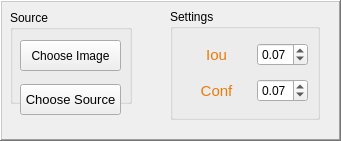
        <widget class="QFrame" name="frame_2">
         <property name="geometry">
          <rect>
           <x>1310</x>
           <y>60</y>
           <width>341</width>
           <height>141</height>
          </rect>
         </property>
         <property name="styleSheet">
          <string notr="true"/>
         </property>
         <property name="frameShape">
          <enum>QFrame::Shape::WinPanel</enum>
         </property>
         <property name="frameShadow">
          <enum>QFrame::Shadow::Raised</enum>
         </property>
         <widget class="QGroupBox" name="init_tables_2">
          <property name="geometry">
           <rect>
            <x>170</x>
            <y>9</y>
            <width>150</width>
            <height>111</height>
           </rect>
          </property>
          <property name="styleSheet">
           <string notr="true"/>
          </property>
          <property name="title">
           <string>Settings</string>
          </property>
          <property name="flat">
           <bool>true</bool>
          </property>
          <layout class="QGridLayout" name="gridLayout">
           <item row="1" column="0">
            <widget class="QPushButton" name="save_annonations_2">
             <property name="enabled">
              <bool>false</bool>
             </property>
             <property name="palette">
              <palette>
               <active>
                <colorrole role="WindowText">
                 <brush brushstyle="SolidPattern">
                  <color alpha="255">
                   <red>235</red>
                   <green>122</green>
                   <blue>9</blue>
                  </color>
                 </brush>
                </colorrole>
                <colorrole role="Button">
                 <brush brushstyle="SolidPattern">
                  <color alpha="255">
                   <red>208</red>
                   <green>212</green>
                   <blue>217</blue>
                  </color>
                 </brush>
                </colorrole>
                <colorrole role="Text">
                 <brush brushstyle="SolidPattern">
                  <color alpha="255">
                   <red>235</red>
                   <green>122</green>
                   <blue>9</blue>
                  </color>
                 </brush>
                </colorrole>
                <colorrole role="ButtonText">
                 <brush brushstyle="SolidPattern">
                  <color alpha="255">
                   <red>235</red>
                   <green>122</green>
                   <blue>9</blue>
                  </color>
                 </brush>
                </colorrole>
                <colorrole role="Base">
                 <brush brushstyle="SolidPattern">
                  <color alpha="255">
                   <red>208</red>
                   <green>212</green>
                   <blue>217</blue>
                  </color>
                 </brush>
                </colorrole>
                <colorrole role="Window">
                 <brush brushstyle="SolidPattern">
                  <color alpha="255">
                   <red>208</red>
                   <green>212</green>
                   <blue>217</blue>
                  </color>
                 </brush>
                </colorrole>
                <colorrole role="Highlight">
                 <brush brushstyle="SolidPattern">
                  <color alpha="255">
                   <red>255</red>
                   <green>119</green>
                   <blue>0</blue>
                  </color>
                 </brush>
                </colorrole>
                <colorrole role="HighlightedText">
                 <brush brushstyle="SolidPattern">
                  <color alpha="255">
                   <red>235</red>
                   <green>122</green>
                   <blue>9</blue>
                  </color>
                 </brush>
                </colorrole>
                <colorrole role="PlaceholderText">
                 <brush brushstyle="SolidPattern">
                  <color alpha="128">
                   <red>235</red>
                   <green>122</green>
                   <blue>9</blue>
                  </color>
                 </brush>
                </colorrole>
               </active>
               <inactive>
                <colorrole role="WindowText">
                 <brush brushstyle="SolidPattern">
                  <color alpha="255">
                   <red>235</red>
                   <green>122</green>
                   <blue>9</blue>
                  </color>
                 </brush>
                </colorrole>
                <colorrole role="Button">
                 <brush brushstyle="SolidPattern">
                  <color alpha="255">
                   <red>208</red>
                   <green>212</green>
                   <blue>217</blue>
                  </color>
                 </brush>
                </colorrole>
                <colorrole role="Text">
                 <brush brushstyle="SolidPattern">
                  <color alpha="255">
                   <red>235</red>
                   <green>122</green>
                   <blue>9</blue>
                  </color>
                 </brush>
                </colorrole>
                <colorrole role="ButtonText">
                 <brush brushstyle="SolidPattern">
                  <color alpha="255">
                   <red>235</red>
                   <green>122</green>
                   <blue>9</blue>
                  </color>
                 </brush>
                </colorrole>
                <colorrole role="Base">
                 <brush brushstyle="SolidPattern">
                  <color alpha="255">
                   <red>208</red>
                   <green>212</green>
                   <blue>217</blue>
                  </color>
                 </brush>
                </colorrole>
                <colorrole role="Window">
                 <brush brushstyle="SolidPattern">
                  <color alpha="255">
                   <red>208</red>
                   <green>212</green>
                   <blue>217</blue>
                  </color>
                 </brush>
                </colorrole>
                <colorrole role="Highlight">
                 <brush brushstyle="SolidPattern">
                  <color alpha="255">
                   <red>255</red>
                   <green>119</green>
                   <blue>0</blue>
                  </color>
                 </brush>
                </colorrole>
                <colorrole role="HighlightedText">
                 <brush brushstyle="SolidPattern">
                  <color alpha="255">
                   <red>235</red>
                   <green>122</green>
                   <blue>9</blue>
                  </color>
                 </brush>
                </colorrole>
                <colorrole role="PlaceholderText">
                 <brush brushstyle="SolidPattern">
                  <color alpha="128">
                   <red>235</red>
                   <green>122</green>
                   <blue>9</blue>
                  </color>
                 </brush>
                </colorrole>
               </inactive>
               <disabled>
                <colorrole role="WindowText">
                 <brush brushstyle="SolidPattern">
                  <color alpha="255">
                   <red>235</red>
                   <green>122</green>
                   <blue>9</blue>
                  </color>
                 </brush>
                </colorrole>
                <colorrole role="Button">
                 <brush brushstyle="SolidPattern">
                  <color alpha="255">
                   <red>208</red>
                   <green>212</green>
                   <blue>217</blue>
                  </color>
                 </brush>
                </colorrole>
                <colorrole role="Text">
                 <brush brushstyle="SolidPattern">
                  <color alpha="255">
                   <red>235</red>
                   <green>122</green>
                   <blue>9</blue>
                  </color>
                 </brush>
                </colorrole>
                <colorrole role="ButtonText">
                 <brush brushstyle="SolidPattern">
                  <color alpha="255">
                   <red>235</red>
                   <green>122</green>
                   <blue>9</blue>
                  </color>
                 </brush>
                </colorrole>
                <colorrole role="Base">
                 <brush brushstyle="SolidPattern">
                  <color alpha="255">
                   <red>208</red>
                   <green>212</green>
                   <blue>217</blue>
                  </color>
                 </brush>
                </colorrole>
                <colorrole role="Window">
                 <brush brushstyle="SolidPattern">
                  <color alpha="255">
                   <red>208</red>
                   <green>212</green>
                   <blue>217</blue>
                  </color>
                 </brush>
                </colorrole>
                <colorrole role="Highlight">
                 <brush brushstyle="SolidPattern">
                  <color alpha="255">
                   <red>255</red>
                   <green>119</green>
                   <blue>0</blue>
                  </color>
                 </brush>
                </colorrole>
                <colorrole role="HighlightedText">
                 <brush brushstyle="SolidPattern">
                  <color alpha="255">
                   <red>235</red>
                   <green>122</green>
                   <blue>9</blue>
                  </color>
                 </brush>
                </colorrole>
                <colorrole role="PlaceholderText">
                 <brush brushstyle="SolidPattern">
                  <color alpha="128">
                   <red>235</red>
                   <green>122</green>
                   <blue>9</blue>
                  </color>
                 </brush>
                </colorrole>
               </disabled>
              </palette>
             </property>
             <property name="font">
              <font>
               <family>Segoe UI</family>
               <pointsize>11</pointsize>
               <italic>false</italic>
               <bold>false</bold>
              </font>
             </property>
             <property name="styleSheet">
              <string notr="true"/>
             </property>
             <property name="text">
              <string>Conf</string>
             </property>
             <property name="iconSize">
              <size>
               <width>20</width>
               <height>20</height>
              </size>
             </property>
             <property name="flat">
              <bool>true</bool>
             </property>
            </widget>
           </item>
           <item row="0" column="1">
            <widget class="QDoubleSpinBox" name="iou_spin_box">
             <property name="decimals">
              <number>2</number>
             </property>
             <property name="maximum">
              <double>1.000000000000000</double>
             </property>
             <property name="singleStep">
              <double>0.010000000000000</double>
             </property>
             <property name="value">
              <double>0.070000000000000</double>
             </property>
            </widget>
           </item>
           <item row="1" column="1">
            <widget class="QDoubleSpinBox" name="conf_spin_box">
             <property name="maximum">
              <double>1.000000000000000</double>
             </property>
             <property name="singleStep">
              <double>0.010000000000000</double>
             </property>
             <property name="value">
              <double>0.070000000000000</double>
             </property>
            </widget>
           </item>
           <item row="0" column="0">
            <widget class="QPushButton" name="annonate_image_2">
             <property name="enabled">
              <bool>false</bool>
             </property>
             <property name="palette">
              <palette>
               <active>
                <colorrole role="WindowText">
                 <brush brushstyle="SolidPattern">
                  <color alpha="255">
                   <red>235</red>
                   <green>122</green>
                   <blue>9</blue>
                  </color>
                 </brush>
                </colorrole>
                <colorrole role="Button">
                 <brush brushstyle="SolidPattern">
                  <color alpha="255">
                   <red>208</red>
                   <green>212</green>
                   <blue>217</blue>
                  </color>
                 </brush>
                </colorrole>
                <colorrole role="Text">
                 <brush brushstyle="SolidPattern">
                  <color alpha="255">
                   <red>235</red>
                   <green>122</green>
                   <blue>9</blue>
                  </color>
                 </brush>
                </colorrole>
                <colorrole role="ButtonText">
                 <brush brushstyle="SolidPattern">
                  <color alpha="255">
                   <red>235</red>
                   <green>122</green>
                   <blue>9</blue>
                  </color>
                 </brush>
                </colorrole>
                <colorrole role="Base">
                 <brush brushstyle="SolidPattern">
                  <color alpha="255">
                   <red>208</red>
                   <green>212</green>
                   <blue>217</blue>
                  </color>
                 </brush>
                </colorrole>
                <colorrole role="Window">
                 <brush brushstyle="SolidPattern">
                  <color alpha="255">
                   <red>208</red>
                   <green>212</green>
                   <blue>217</blue>
                  </color>
                 </brush>
                </colorrole>
                <colorrole role="Highlight">
                 <brush brushstyle="SolidPattern">
                  <color alpha="255">
                   <red>255</red>
                   <green>119</green>
                   <blue>0</blue>
                  </color>
                 </brush>
                </colorrole>
                <colorrole role="HighlightedText">
                 <brush brushstyle="SolidPattern">
                  <color alpha="255">
                   <red>235</red>
                   <green>122</green>
                   <blue>9</blue>
                  </color>
                 </brush>
                </colorrole>
                <colorrole role="PlaceholderText">
                 <brush brushstyle="SolidPattern">
                  <color alpha="128">
                   <red>235</red>
                   <green>122</green>
                   <blue>9</blue>
                  </color>
                 </brush>
                </colorrole>
               </active>
               <inactive>
                <colorrole role="WindowText">
                 <brush brushstyle="SolidPattern">
                  <color alpha="255">
                   <red>235</red>
                   <green>122</green>
                   <blue>9</blue>
                  </color>
                 </brush>
                </colorrole>
                <colorrole role="Button">
                 <brush brushstyle="SolidPattern">
                  <color alpha="255">
                   <red>208</red>
                   <green>212</green>
                   <blue>217</blue>
                  </color>
                 </brush>
                </colorrole>
                <colorrole role="Text">
                 <brush brushstyle="SolidPattern">
                  <color alpha="255">
                   <red>235</red>
                   <green>122</green>
                   <blue>9</blue>
                  </color>
                 </brush>
                </colorrole>
                <colorrole role="ButtonText">
                 <brush brushstyle="SolidPattern">
                  <color alpha="255">
                   <red>235</red>
                   <green>122</green>
                   <blue>9</blue>
                  </color>
                 </brush>
                </colorrole>
                <colorrole role="Base">
                 <brush brushstyle="SolidPattern">
                  <color alpha="255">
                   <red>208</red>
                   <green>212</green>
                   <blue>217</blue>
                  </color>
                 </brush>
                </colorrole>
                <colorrole role="Window">
                 <brush brushstyle="SolidPattern">
                  <color alpha="255">
                   <red>208</red>
                   <green>212</green>
                   <blue>217</blue>
                  </color>
                 </brush>
                </colorrole>
                <colorrole role="Highlight">
                 <brush brushstyle="SolidPattern">
                  <color alpha="255">
                   <red>255</red>
                   <green>119</green>
                   <blue>0</blue>
                  </color>
                 </brush>
                </colorrole>
                <colorrole role="HighlightedText">
                 <brush brushstyle="SolidPattern">
                  <color alpha="255">
                   <red>235</red>
                   <green>122</green>
                   <blue>9</blue>
                  </color>
                 </brush>
                </colorrole>
                <colorrole role="PlaceholderText">
                 <brush brushstyle="SolidPattern">
                  <color alpha="128">
                   <red>235</red>
                   <green>122</green>
                   <blue>9</blue>
                  </color>
                 </brush>
                </colorrole>
               </inactive>
               <disabled>
                <colorrole role="WindowText">
                 <brush brushstyle="SolidPattern">
                  <color alpha="255">
                   <red>235</red>
                   <green>122</green>
                   <blue>9</blue>
                  </color>
                 </brush>
                </colorrole>
                <colorrole role="Button">
                 <brush brushstyle="SolidPattern">
                  <color alpha="255">
                   <red>208</red>
                   <green>212</green>
                   <blue>217</blue>
                  </color>
                 </brush>
                </colorrole>
                <colorrole role="Text">
                 <brush brushstyle="SolidPattern">
                  <color alpha="255">
                   <red>235</red>
                   <green>122</green>
                   <blue>9</blue>
                  </color>
                 </brush>
                </colorrole>
                <colorrole role="ButtonText">
                 <brush brushstyle="SolidPattern">
                  <color alpha="255">
                   <red>235</red>
                   <green>122</green>
                   <blue>9</blue>
                  </color>
                 </brush>
                </colorrole>
                <colorrole role="Base">
                 <brush brushstyle="SolidPattern">
                  <color alpha="255">
                   <red>208</red>
                   <green>212</green>
                   <blue>217</blue>
                  </color>
                 </brush>
                </colorrole>
                <colorrole role="Window">
                 <brush brushstyle="SolidPattern">
                  <color alpha="255">
                   <red>208</red>
                   <green>212</green>
                   <blue>217</blue>
                  </color>
                 </brush>
                </colorrole>
                <colorrole role="Highlight">
                 <brush brushstyle="SolidPattern">
                  <color alpha="255">
                   <red>255</red>
                   <green>119</green>
                   <blue>0</blue>
                  </color>
                 </brush>
                </colorrole>
                <colorrole role="HighlightedText">
                 <brush brushstyle="SolidPattern">
                  <color alpha="255">
                   <red>235</red>
                   <green>122</green>
                   <blue>9</blue>
                  </color>
                 </brush>
                </colorrole>
                <colorrole role="PlaceholderText">
                 <brush brushstyle="SolidPattern">
                  <color alpha="128">
                   <red>235</red>
                   <green>122</green>
                   <blue>9</blue>
                  </color>
                 </brush>
                </colorrole>
               </disabled>
              </palette>
             </property>
             <property name="font">
              <font>
               <family>Segoe UI</family>
               <pointsize>11</pointsize>
               <italic>false</italic>
               <bold>false</bold>
              </font>
             </property>
             <property name="styleSheet">
              <string notr="true">selection-color: rgb(235, 122, 9);
color: rgb(235, 122, 9);</string>
             </property>
             <property name="text">
              <string>Iou</string>
             </property>
             <property name="iconSize">
              <size>
               <width>20</width>
               <height>20</height>
              </size>
             </property>
             <property name="flat">
              <bool>true</bool>
             </property>
            </widget>
           </item>
          </layout>
         </widget>
         <widget class="QGroupBox" name="Source">
          <property name="geometry">
           <rect>
            <x>10</x>
            <y>10</y>
            <width>122</width>
            <height>94</height>
           </rect>
          </property>
          <property name="mouseTracking">
           <bool>true</bool>
          </property>
          <property name="acceptDrops">
           <bool>false</bool>
          </property>
          <property name="toolTipDuration">
           <number>0</number>
          </property>
          <property name="whatsThis">
           <string notr="true"/>
          </property>
          <property name="autoFillBackground">
           <bool>false</bool>
          </property>
          <property name="styleSheet">
           <string notr="true"/>
          </property>
          <property name="title">
           <string>Source</string>
          </property>
          <property name="flat">
           <bool>true</bool>
          </property>
          <property name="checkable">
           <bool>false</bool>
          </property>
          <widget class="QToolButton" name="toolButton_choose_image">
           <property name="geometry">
            <rect>
             <x>10</x>
             <y>30</y>
             <width>101</width>
             <height>31</height>
            </rect>
           </property>
           <property name="styleSheet">
            <string notr="true"/>
           </property>
           <property name="text">
            <string>Choose Image</string>
           </property>
          </widget>
         </widget>
         <widget class="QToolButton" name="toolButton_choose_cam">
          <property name="geometry">
           <rect>
            <x>20</x>
            <y>84</y>
            <width>101</width>
            <height>31</height>
           </rect>
          </property>
          <property name="font">
           <font>
            <family>MS Shell Dlg 2</family>
            <pointsize>10</pointsize>
            <italic>false</italic>
            <bold>false</bold>
           </font>
          </property>
          <property name="styleSheet">
           <string notr="true"/>
          </property>
          <property name="text">
           <string>Choose Source</string>
          </property>
         </widget>
        </widget>
